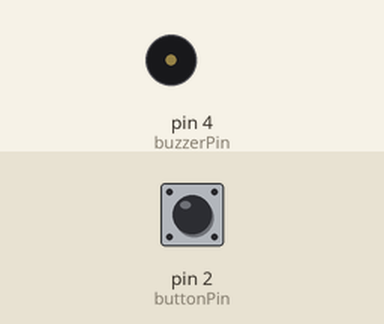
This sketch was run on a simulated Arduino Uno, built with avr-gcc and run on an emulated ATmega328P. Shown: buzzer (waves = sounding, pin HIGH). The test bench sets the inputs (shaded band); at power-on: pin 2 (buttonPin) LOW.

Above: at 1.2 s.
1.3 s: pin 2 (buttonPin) pulled HIGH for 0.15 s
At 1.37 s:
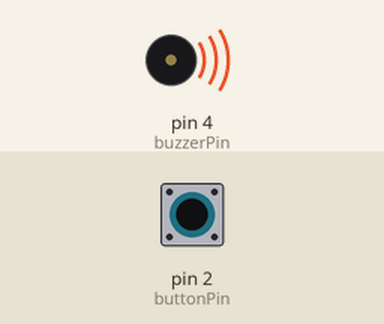
2.9 s: pin 2 (buttonPin) pulled HIGH for 3.2 s
At 7.5 s:
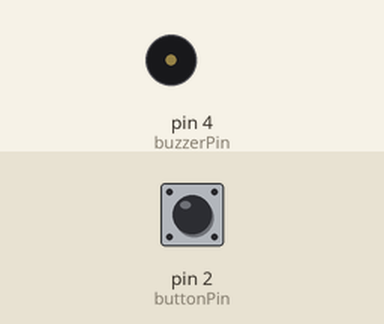
Timing chart, 0 to 9.0 s (numbered marks = the images above; inputs shaded):
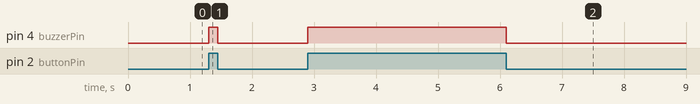

The sketch:

Buzzer_Button.ino
```cpp
const int buttonPin = 2; //set pin 2 for the buttonconst
int buzzerPin = 4; //set pin 4 for the buzzer
int buttonState = 0; //buzzer starts off

void setup()
{
  pinMode(buzzerPin, OUTPUT);
  //define the output and input in the  equation here
  pinMode(buttonPin, INPUT);
}

void loop()
{
  buttonState = digitalRead(buttonPin);

  if (buttonState == HIGH)
  {
    //turn buzzer on:
    digitalWrite(buzzerPin, HIGH);
  }
  else
  {
    // turn buzzer off:
    digitalWrite(buzzerPin, LOW);
  }
}
```

Measured:
- after the input at 1.3 s, pin 4 (buzzerPin): LOW → HIGH at once, → LOW 0.15 s later
- after the input at 2.9 s, pin 4 (buzzerPin): LOW → HIGH at once, → LOW 3.2 s later
